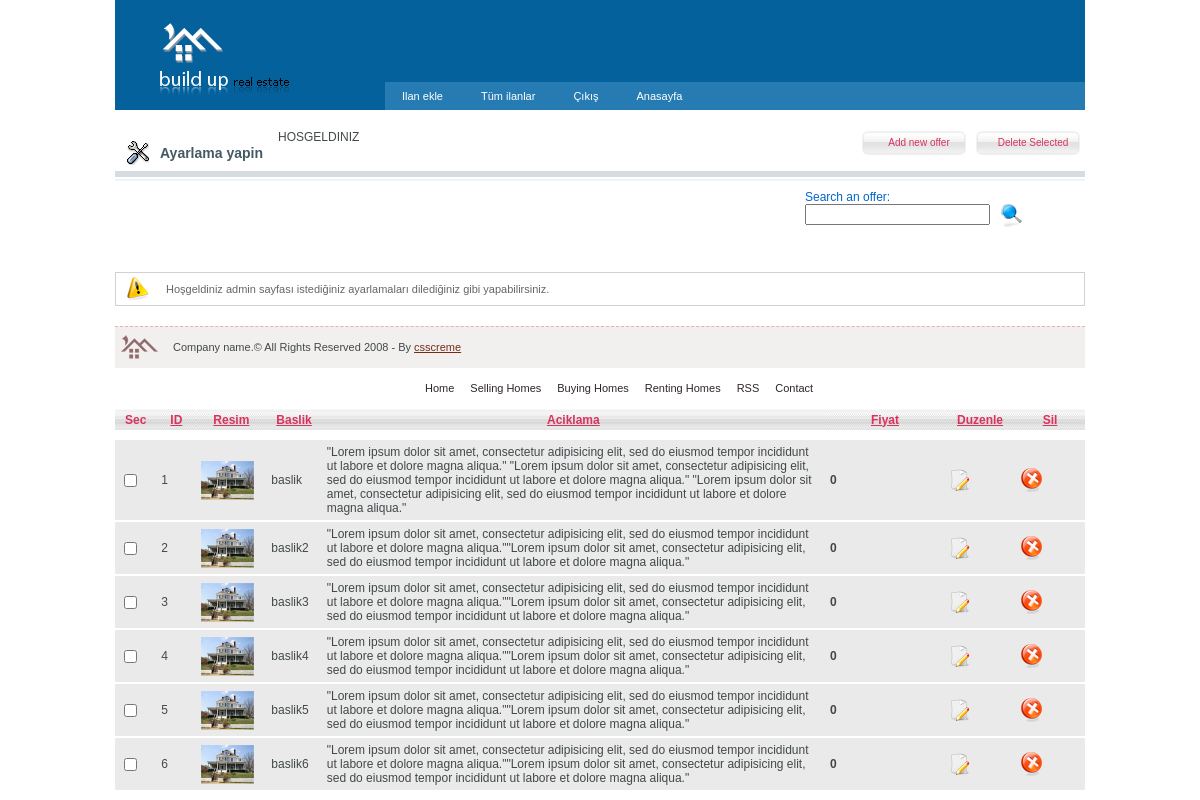
The app's page /admin.php (signed in) with its own data.
### tables this page shows
CREATE TABLE IF NOT EXISTS `ilanlar` (
`id` int(11) NOT NULL,
  `baslik` varchar(100) NOT NULL,
  `kisa_icerik` varchar(300) NOT NULL,
  `detay` text NOT NULL,
  `resim` varchar(50) NOT NULL,
  `ucret` int(11) NOT NULL
);

### admin.php (the view, shortened to what this page needs)
<!DOCTYPE html PUBLIC "-//W3C//DTD XHTML 1.0 Transitional//EN" "http://www.w3.org/TR/xhtml1/DTD/xhtml1-transitional.dtd">
<html xmlns="http://www.w3.org/1999/xhtml">
<head>
<link rel="stylesheet" type="text/css" href="style.css" />
<link rel="stylesheet" type="text/css" href="admin.css" />
</head>
<body>
<div id="main_container">
  <div id="header">
    <div id="logo"> <a href="#"><img src="images/logo.gif" width="147" height="78" alt="" border="0" /></a> </div>
    <div class="banner_adds"></div>
    <div class="menu">
      <ul>
        <li><a href="?sayfa=ilanekle">Ilan ekle</a></li>
        <li><a href="?sayfa=ilanlar">Tüm ilanlar
          </a>
        </li>
        <li><a href="?sayfa=cikis">Çıkış
          </a>
        </li>
        <li><a href="?sayfa=anasayfa">Anasayfa</a></li>
      </ul>
    </div>
  </div>
  <div id="main_content">
    <div id="admin_header">
      <div class="admin_index_title">Ayarlama yapin</div>HOSGELDINIZ
      <div class="right_buttons">
        <div class="right_button"><a href="#">Add new offer</a></div>
        <div class="right_button"><a href="#">Delete Selected</a></div>
      </div>
    </div>
    <div id="admin_header_border"></div>
    <div id="admin_search_tab">
      <label class="search" style="padding-top:3px;">Search an offer: </label>
      <label class="search">
      <input type="text" name="search" class="search_input" />
      </label>
      <label class="search"><a href="#"><img src="images/adminicons/search.png" alt="" border="0" /></a> </label>
    </div>
    <div class="table_grid">
      <table cellspacing="0" cellpadding="0">
<tr>
          <th style="width:10px;">Sec</th>
          <th style="width:20px;"><a href="#" class="pink">ID</a></th>
          <th style="width:50px;"><a href="#" class="pink">Resim</a></th>
          <th style="width:auto;"><a href="#" class="pink">Baslik</a></th>
          <th style="width:auto;"><a href="#" class="pink">Aciklama</a></th>
          <th style="width:100px;"><a href="#" class="pink">Fiyat</a></th>
          <th style="width:50px;"><a href="#" class="pink">Duzenle</a></th>
          <th style="width:50px;"><a href="#" class="pink">Sil</a></th>
        </tr>
        <p>
          <?php
		$taban=mysql_query("select * from ilanlar ");
	while($listele=mysql_fetch_array($taban))
	{
		echo '<tr class="even">
          <td><input type="checkbox" name="checkbox" /></td>
          <td>'.$listele["id"].'</td>
          <td><img alt="" src="'.$listele["resim"].'" width="53" height="39" border="0" /></td>
          <td>'.$listele["baslik"].'</td>
          <td>'.$listele["detay"].'</td>
          <td><strong>'.$listele["ucret"].'</strong></td>
          <td><a href="?islem=duzenle&id='.$listele["id"].'"><img alt="" src="images/adminicons/edit.png" width="22" height="22" border="0" /></a></td>
          <td><a href="?islem=sil&id='.$listele["id"].'"><img alt="" src="images/adminicons/delete.png" width="24" height="24" border="0" /></a></td>
        </tr>';
	}
		?>
        </p>
<p>&nbsp;</p>
<div class="admin_footer_help">Ho&#351;geldiniz admin sayfas&#305; istedi&#287;iniz ayarlamalar&#305; diledi&#287;iniz gibi yapabilirsiniz.</div>
  <div id="footer">
    <div id="copyright">
      <div style="float:left; padding:3px;"><a href="#"><img src="images/footer_logo.gif" width="42" height="35" alt="" border="0" /></a></div>
      <div style="float:left; padding:14px 10px 10px 10px;"> Company name.&copy; All Rights Reserved 2008 - By <a href="http://csscreme.com" style="color:#772c17;">csscreme</a></div>
    </div>
    <ul class="footer_menu">
      <li><a href="#" class="nav_footer"> Home </a></li>
      <li><a href="#" class="nav_footer"> Selling Homes </a></li>
      <li><a href="#" class="nav_footer"> Buying Homes </a></li>
      <li><a href="#" class="nav_footer"> Renting Homes</a></li>
      <li><a href="#" class="nav_footer"> RSS </a></li>
      <li><a href="#" class="nav_footer"> Contact </a></li>
    </ul>
</div>
</body>
</html>

### style.css (style rules this page uses)
body { background-color:#fff; padding:0; font-family: Arial, Helvetica, sans-serif; margin:0px auto auto auto; color:#424849; font-size:12px; }
p { font-size:11px; text-align:justify; padding:2px; margin:0px; }
#main_container { width:970px; height:auto; margin:auto; padding:0px; }
#header { width:970px; height:110px; background-color:#05619b; margin:auto; }
#logo { width:147px; height:78px; float:left; padding:20px 0 0 35px; }
.banner_adds { width:750px; height:82px; float:left; }
.menu { font-size:11px;padding:0px; float:right; width:700px; }
.menu ul { padding:0;margin:0;list-style-type:none; height:28px; background:#267cb2; }
.menu ul li { float:left;height:28px;line-height:28px; }
.menu a, .menu a:visited { display:block;float:left;height:100%;font-size:11px;text-decoration:none;color:#fff;background:#267cb2;padding:0 21px 0 17px; }
#main_content { width:970px; margin:auto; clear:both; background-color:#FFFFFF; }
td { text-align:center; padding:5px; border-bottom:2px #fff solid; }
th { background-color: #333333; padding:5px; color:#FFFFFF; }
#footer { width:970px; height:41px; clear:both; font-size:11px; background-color:#f2efef; border-top:1px #eeabbd dashed; }
ul.footer_menu { list-style:none; float:right; display:block; width:650px; margin:0px; padding:9px 20px 0 0px; }
ul.footer_menu li { display:inline; font-size:11px; }
a.nav_footer:link, a.nav_footer:visited { display:block; float:left; padding:5px 6px 5px 10px; margin:0; text-decoration:none; color:#2F2626; }
#copyright { float:left; padding:0px; }

### admin.css (style rules this page uses)
a.pink { color: #D8325D; font-weight:bold; text-decoration:underline; }
.table_grid { width:100%; clear:both; padding:10px 0 10px 0; margin:auto; }
table { width:100%; }
th { background:#fff url(images/tr_back.gif) repeat-x center;color:#D8325D; height:21px; padding:10px; }
td { text-align:left;padding:5px; }
tr.even td { background: #EAEAEA; }
#admin_header { width:970px; height:40px; margin:auto; padding-top:20px; }
#admin_header_border { width:970px; height:12px; margin:auto; background:url(images/border_style.gif) repeat-x center; }
.admin_index_title { float:left; width: auto; height: auto; background:url(images/adminicons/settings.png) no-repeat left; padding:5px 5px 5px 35px; font-size:14px; font-weight:bold; color:#445865; margin:10px; }
.right_buttons { float:right; }
.right_button { width:104px; height:26px; float:left; padding-left:10px; background:url(images/button_bg.gif) no-repeat center; text-align:center; line-height:26px; }
.right_button a { font-size:10px; color:#D8325D; text-decoration:none; }
#admin_search_tab { width:290px; float:right; padding-top:5px; }
label.search { float:left; padding-left:10px; color:#0066CC; }
.admin_footer_help { width:908px; clear:both; float:left; height: auto; margin:10px auto 20px auto; background-color:#F2F2F2; border:1px #D1D1D1 solid; text-align:left; color: #666666; font-size:11px; background:url(images/adminicons/warning.png) no-repeat left; background-position:10px 50%; padding:10px 10px 10px 50px; }

### records on screen
ilanlar: id "1", resim (picture), baslik "baslik", detay "\"Lorem ipsum dolor sit amet, consectetur adipisicing elit, sed do eiusmod tempor incididunt ut labore et dolore magna aliqua.\" \"Lorem ipsum dolor sit amet, consectetur adipisicing elit, sed do eiusmod tempor incididunt ut labore et dolore magna aliqua.\" \"Lorem ipsum dolor sit amet, consectetur adipisicing elit, sed do eiusmod tempor incididunt ut labore et dolore magna aliqua.\"", ucret "0"
ilanlar: id "2", resim (picture), baslik "baslik2", detay "\"Lorem ipsum dolor sit amet, consectetur adipisicing elit, sed do eiusmod tempor incididunt ut labore et dolore magna aliqua.\"\"Lorem ipsum dolor sit amet, consectetur adipisicing elit, sed do eiusmod tempor incididunt ut labore et dolore magna aliqua.\"", ucret "0"
ilanlar: id "3", resim (picture), baslik "baslik3", detay "\"Lorem ipsum dolor sit amet, consectetur adipisicing elit, sed do eiusmod tempor incididunt ut labore et dolore magna aliqua.\"\"Lorem ipsum dolor sit amet, consectetur adipisicing elit, sed do eiusmod tempor incididunt ut labore et dolore magna aliqua.\"", ucret "0"
ilanlar: id "4", resim (picture), baslik "baslik4", detay "\"Lorem ipsum dolor sit amet, consectetur adipisicing elit, sed do eiusmod tempor incididunt ut labore et dolore magna aliqua.\"\"Lorem ipsum dolor sit amet, consectetur adipisicing elit, sed do eiusmod tempor incididunt ut labore et dolore magna aliqua.\"", ucret "0"
ilanlar: id "5", resim (picture), baslik "baslik5", detay "\"Lorem ipsum dolor sit amet, consectetur adipisicing elit, sed do eiusmod tempor incididunt ut labore et dolore magna aliqua.\"\"Lorem ipsum dolor sit amet, consectetur adipisicing elit, sed do eiusmod tempor incididunt ut labore et dolore magna aliqua.\"", ucret "0"
ilanlar: id "6", resim (picture), baslik "baslik6", detay "\"Lorem ipsum dolor sit amet, consectetur adipisicing elit, sed do eiusmod tempor incididunt ut labore et dolore magna aliqua.\"\"Lorem ipsum dolor sit amet, consectetur adipisicing elit, sed do eiusmod tempor incididunt ut labore et dolore magna aliqua.\"", ucret "0"
